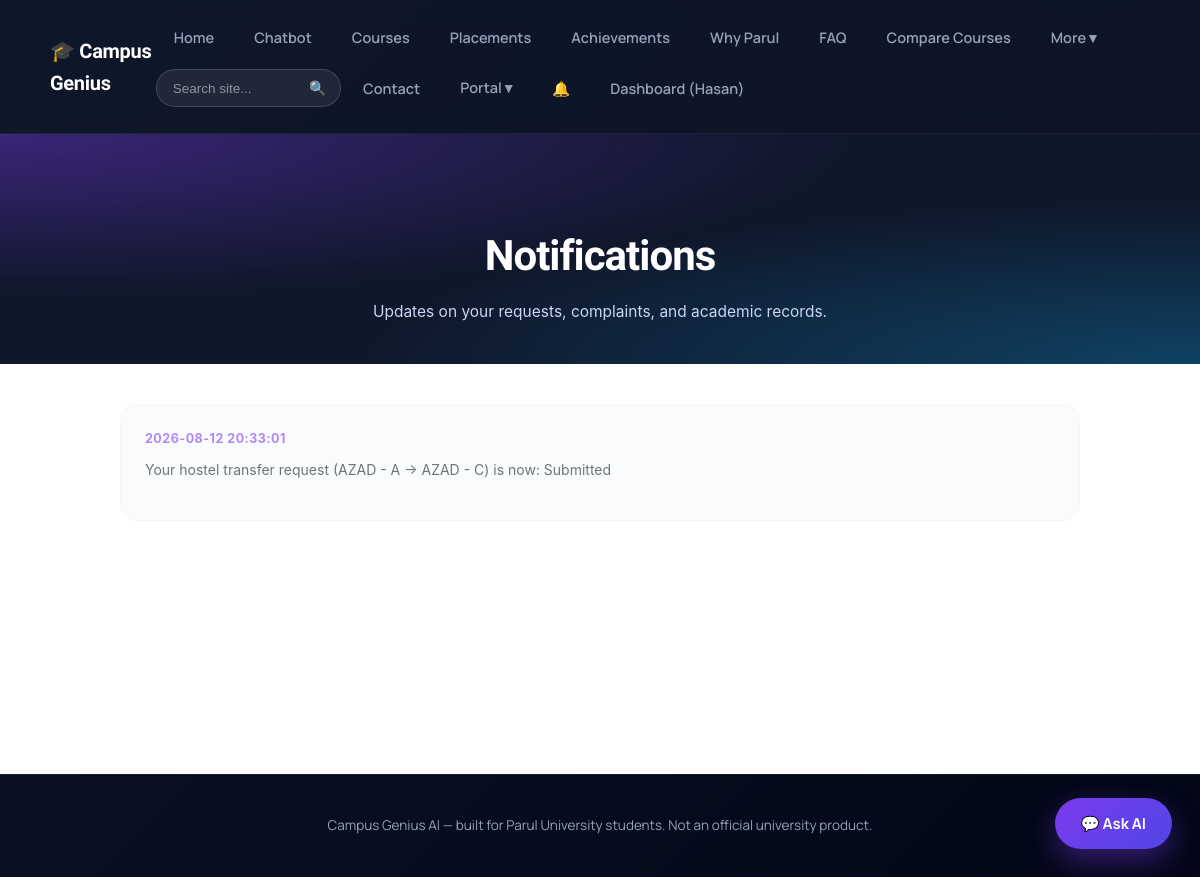
The page /portal/notifications (signed in) on the database its author committed.
### tables this page shows
CREATE TABLE students (
            id INTEGER PRIMARY KEY AUTOINCREMENT,
            student_id TEXT UNIQUE NOT NULL,
            name TEXT NOT NULL,
            password_hash TEXT NOT NULL,
            course TEXT,
            created_at TIMESTAMP DEFAULT CURRENT_TIMESTAMP
        , security_question TEXT, security_answer_hash TEXT);

CREATE TABLE notifications (
            id INTEGER PRIMARY KEY AUTOINCREMENT,
            student_id TEXT NOT NULL,
            message TEXT NOT NULL,
            link TEXT,
            is_read INTEGER DEFAULT 0,
            created_at TIMESTAMP DEFAULT CURRENT_TIMESTAMP
        );

### backend/app.py (the view)
@app.route("/portal/notifications")
@login_required
def portal_notifications():
    notifications.mark_all_read(current_user.student_id)
    return render_template(
        "portal_notifications.html",
        items=notifications.list_notifications(current_user.student_id)
    )

### backend/app.py (called while the page is built, shortened)
@app.after_request
def set_security_headers(response):
    response.headers["X-Content-Type-Options"] = "nosniff"
    response.headers["X-Frame-Options"] = "DENY"
    response.headers["Referrer-Policy"] = "strict-origin-when-cross-origin"
    if request.path.startswith("/static/"):
        response.headers["Cache-Control"] = "public, max-age=604800"  # 7 days
    return response

@app.context_processor
def inject_csrf_token():
    return {"csrf_token": lambda: security.generate_csrf_token(session)}

@app.before_request
def enforce_csrf():
    if request.method != "POST":
        return None

@login_manager.user_loader
def load_user(user_id):
    return get_student_by_id(user_id)

### backend/auth.py (called while the page is built)
def get_student_by_id(user_id):
    conn = get_connection()
    row = conn.execute(
        "SELECT * FROM students WHERE id = ?",
        (user_id,)
    ).fetchone()
    conn.close()
    return Student(row) if row else None

### backend/database.py (called while the page is built)
def get_connection():
    conn = sqlite3.connect(DB_PATH)
    conn.row_factory = sqlite3.Row
    return conn

### backend/notifications.py (called while the page is built)
def list_notifications(student_id, limit=20):
    conn = get_connection()
    rows = conn.execute(
        "SELECT * FROM notifications WHERE student_id = ? ORDER BY created_at DESC LIMIT ?",
        (student_id, limit)
    ).fetchall()
    conn.close()
    return [dict(r) for r in rows]

def mark_all_read(student_id):
    conn = get_connection()
    conn.execute(
        "UPDATE notifications SET is_read = 1 WHERE student_id = ?",
        (student_id,)
    )
    conn.commit()
    conn.close()

### backend/security.py (called while the page is built)
def generate_csrf_token(session):
    if "_csrf_token" not in session:
        session["_csrf_token"] = secrets.token_hex(16)
    return session["_csrf_token"]

### templates/portal_notifications.html
{% extends "base.html" %}
{% block content %}
<link rel="stylesheet" href="{{ url_for('static', filename='css/portal.css') }}">
<div class="portal-page">
    <div class="portal-hero">
        <h1>Notifications</h1>
        <p>Updates on your requests, complaints, and academic records.</p>
    </div>
    <div class="portal-wrap">
        {% if items %}
        <div style="display:flex;flex-direction:column;gap:10px;">
            {% for n in items %}
            <a href="{{ n.link or '#' }}" style="text-decoration:none;">
                <div class="portal-card" style="{{ 'opacity:0.6;' if n.is_read else '' }}">
                    <div class="meta">{{ n.created_at }}</div>
                    <p class="desc" style="color:#0f172a;font-weight:{{ '400' if n.is_read else '600' }};">{{ n.message }}</p>
                </div>
            </a>
            {% endfor %}
        </div>
        {% else %}
        <div class="empty-state">No notifications yet. You'll see updates here when staff act on your requests.</div>
        {% endif %}
    </div>
</div>
{% endblock %}

### templates/base.html (shortened to what this page needs)
<!DOCTYPE html>
<html lang="en">
<head>
<link rel="stylesheet" href="/static/css/style.css">
</head>
<body>
<div class="navbar">
<div class="brand">
🎓 Campus Genius
</div>
<div class="nav-links">
<a href="/visitor">Home</a>
<a href="/chatbot">Chatbot</a>
<a href="/courses">Courses</a>
<a href="/placements">Placements</a>
<a href="/achievements">Achievements</a>
<a href="/why">Why Parul</a>
<a href="/faq">FAQ</a>
<a href="/compare">Compare Courses</a>
<div class="nav-dropdown" tabindex="0">
<a href="javascript:void(0)">More ▾</a>
</div>
<form class="nav-search" action="{{ url_for('search') }}" method="GET" role="search">
<input type="text" name="q" placeholder="Search site..." aria-label="Search">
<button type="submit" aria-label="Search">🔍</button>
</form>
<a href="/contact">Contact</a>
{% if current_user.is_authenticated %}
  <div class="nav-dropdown" tabindex="0">
  <a href="javascript:void(0)">Portal ▾</a>
  </div>
  <a href="{{ url_for('portal_notifications') }}" style="position:relative;">
    🔔<span id="notifBadge" style="display:none;position:absolute;top:0;right:-2px;background:#ef4444;color:white;border-radius:50%;font-size:10px;width:16px;height:16px;line-height:16px;text-align:center;">0</span>
  </a>
  <a href="{{ url_for('dashboard') }}">Dashboard ({{ current_user.name }})</a>
{% else %}
  <a href="{{ url_for('login') }}">Student Login</a>
{% endif %}
</div>
</div>
<div class="container">
{% block content %}
{% endblock %}
</div>
<footer class="site-footer">
    Campus Genius AI — built for Parul University students. Not an official university product.
</footer>
<button class="ask-ai" onclick="location.href='/chatbot'">
💬 Ask AI
</button>
</body>
</html>

### static/css/style.css (style rules this page uses)
.container { max-width: none; padding: 0; }
body { font-family: 'Inter', system-ui, -apple-system, sans-serif; color: #1e293b; line-height: 1.6; }

### static/css/portal.css (style rules this page uses)
.portal-page { background: #ffffff; font-family: 'Inter', system-ui, -apple-system, sans-serif; color: #0f172a; min-height: 80vh; }
.portal-hero { background: #0f172a; background-image: radial-gradient(at 0% 0%, rgba(124, 58, 237, 0.4) 0, transparent 50%), radial-gradient(at 100% 100%, rgba(14, 165, 233, 0.3) 0, transparent 50%); color: white; padding: 60px 20px 40px; text-align: center; }
.portal-hero h1 { font-size: clamp(28px, 4.5vw, 42px); font-weight: 800; letter-spacing: -1px; margin-bottom: 10px; }
.portal-hero p { color: #cbd5f5; font-size: 15.5px; max-width: 600px; margin: 0 auto; }
.portal-wrap { max-width: 1000px; margin: 0 auto; padding: 40px 20px 80px; }
.portal-card { background: #f8fafc; border: 1px solid #eef2f7; border-radius: 16px; padding: 24px; }
.portal-card .meta { font-size: 12.5px; color: #7c3aed; font-weight: 700; text-transform: uppercase; letter-spacing: 0.5px; margin-bottom: 10px; }
.portal-card p.desc { color: #64748b; font-size: 14px; line-height: 1.6; margin: 0 0 14px; }

### templates/base.html (style rules this page uses)
:root { --brand-primary: #7c3aed; --brand-primary-dark: #6d28d9; --brand-secondary: #4f46e5; --brand-dark: #0f172a; --brand-darker: #020617; --text-light: #f1f5f9; --text-muted: #94a3b8; --font-display: 'Sora', system-ui, sans-serif; --font-body: 'Manrope', system-ui, sans-serif; }
* { box-sizing: border-box; }
body { margin: 0; font-family: var(--font-body); background: linear-gradient(135deg, var(--brand-dark), var(--brand-darker)); color: white; -webkit-font-smoothing: antialiased; }
h1, h2, h3, h4, .navbar b { font-family: var(--font-display); }
.navbar { display: flex; justify-content: space-between; align-items: center; padding: 18px 50px; background: rgba(15, 23, 42, 0.75); backdrop-filter: blur(12px); position: sticky; top: 0; z-index: 100; border-bottom: 1px solid rgba(255, 255, 255, 0.06); }
.navbar .brand { font-family: var(--font-display); font-weight: 800; font-size: 20px; letter-spacing: -0.3px; display: flex; align-items: center; gap: 8px; }
.nav-links { display: flex; align-items: center; flex-wrap: wrap; gap: 4px; }
.navbar a { color: var(--text-muted); text-decoration: none; margin: 0 4px; font-weight: 600; font-size: 14.5px; padding: 8px 14px; border-radius: 8px; transition: all 0.2s ease; }
.nav-dropdown { position: relative; }
.container { padding: 0; }
.ask-ai { position: fixed; bottom: 28px; right: 28px; background: linear-gradient(135deg, var(--brand-primary), var(--brand-secondary)); color: white; border: none; padding: 15px 26px; border-radius: 50px; font-size: 15px; font-weight: 700; font-family: var(--font-body); cursor: pointer; box-shadow: 0 12px 30px rgba(124, 58, 237, 0.4); transition: transform 0.25s ease, box-shadow 0.25s ease; z-index: 90; }
footer.site-footer { padding: 40px 8%; text-align: center; color: var(--text-muted); font-size: 13.5px; border-top: 1px solid rgba(255, 255, 255, 0.06); }
.nav-search { display: flex; align-items: center; background: rgba(255,255,255,0.08); border: 1px solid rgba(255,255,255,0.15); border-radius: 20px; padding: 6px 6px 6px 14px; margin: 8px 0; }
.nav-search input { background: none; border: none; outline: none; color: white; font-size: 13.5px; width: 130px; }
.nav-search input::placeholder { color: rgba(255,255,255,0.5); }
.nav-search button { background: none; border: none; color: white; cursor: pointer; font-size: 14px; padding: 4px 8px; }

### rows shown on the page
students: name "Hasan"
notifications: created_at "2026-08-12 20:33:01", message "Your hostel transfer request (AZAD - A → AZAD - C) is now: Submitted"
